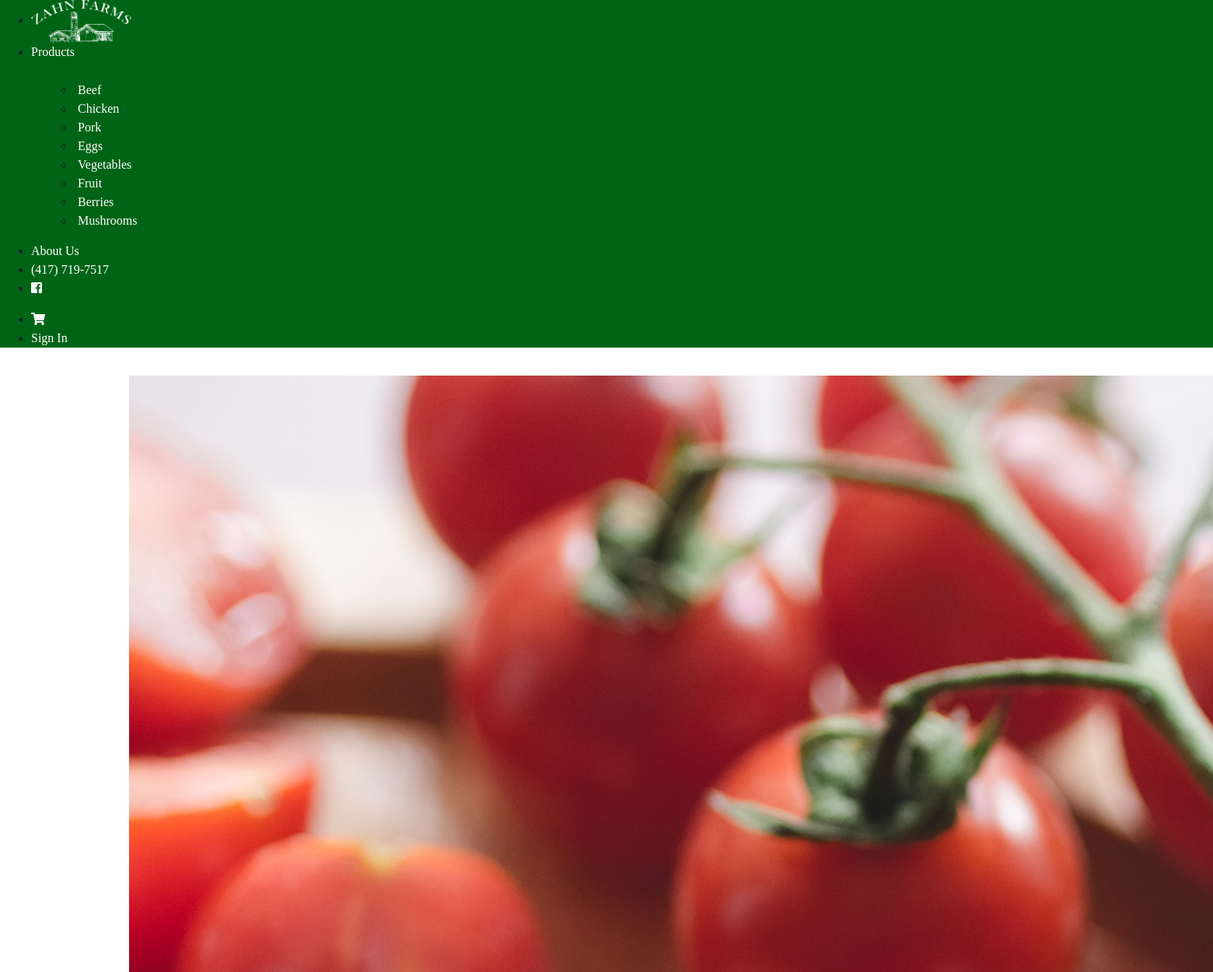
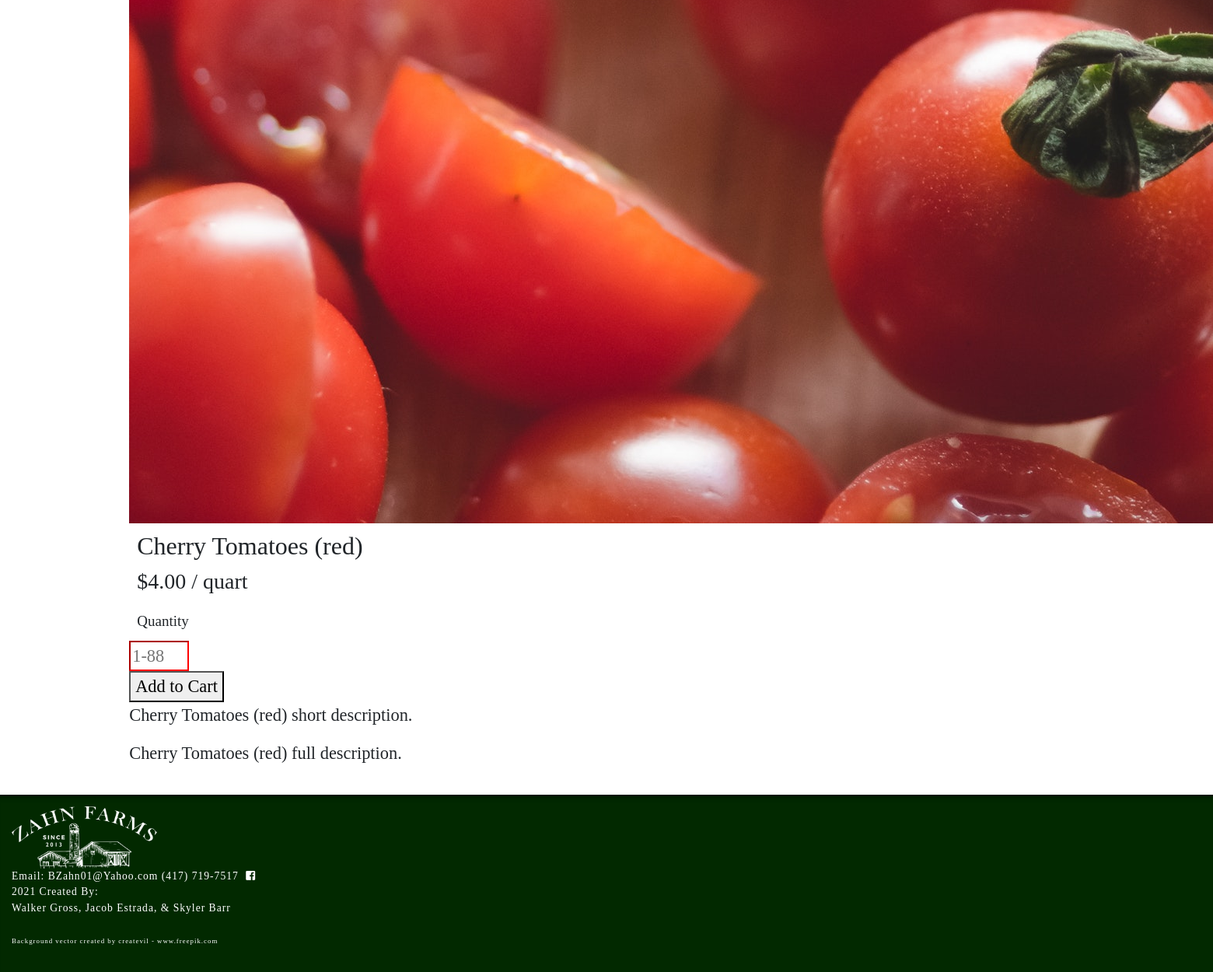
Page /product?catID=46&prodID=18 on the committed database (2 pictures, top to bottom).
### tables this page shows
CREATE TABLE `categories` (
  `catID` int(11) NOT NULL,
  `catName` varchar(25) NOT NULL,
  `image` varchar(255) NOT NULL,
  `taxRate` decimal(4,4) NOT NULL DEFAULT '0.0000',
  `hide` tinyint(1) NOT NULL
);

CREATE TABLE `products` (
  `productID` int(11) NOT NULL,
  `productName` varchar(50) NOT NULL,
  `portionsID` int(11) NOT NULL,
  `price` decimal(10,2) DEFAULT NULL,
  `qty` int(10) DEFAULT NULL,
  `shortDesc` varchar(255) DEFAULT NULL,
  `fullDesc` varchar(255) DEFAULT NULL,
  `catID` int(11) NOT NULL,
  `image` varchar(255) NOT NULL,
  `sizeID` int(11) DEFAULT NULL,
  `outOfSeason` tinyint(1) NOT NULL,
  `hide` tinyint(1) NOT NULL
);

CREATE TABLE `portions` (
  `portionsID` int(11) NOT NULL,
  `portionsName` varchar(25) NOT NULL,
  `portionsDesc` varchar(10) DEFAULT NULL
);

### models/products_db.php (called while the page is built, shortened)
<?php
function getAllCategoriesShow(){
    global $db;
    $sql = "SELECT * FROM categories WHERE hide = 0";
    $qry = $db->query($sql);
    $aryCat = $qry->fetchAll();
    return $aryCat;
}
function prodByID($prodID){
    global $db;
    $sql = "select * from products where productID = $prodID";
    $qry = $db->query($sql);
    $product = $qry->fetch();
    return $product;
}
function portionByID($portionID){
    global $db;
    $sql = "SELECT * FROM `portions` WHERE `portionsID` = $portionID";
    $qry = $db->query($sql);
    $portion = $qry->fetch();
    return $portion;
}

### models/requests.php (called while the page is built, shortened)
<?php
$prodID = filter_input(INPUT_GET, "prodID");
?>

### product/product.php (the view, shortened to what this page needs)
<?php
$prod = prodByID($prodID);
$portion = portionByID($prod['portionsID']);
$sizeAry = null;
$qty = $prod['qty'];
?>
<div class="product-card-full uk-grid-small uk-flex-center uk-text-center" style="width:90%; margin:auto" uk-grid>
  <div class="uk-card uk-card-default uk-width-1-2">
    <img src="../images/<?=$prod['image']?>" alt="<?=$prod['productName']?> Image">
  </div>
  <div class="uk-width-1-2@s">
    <h2>
      <?=$prod['productName']?>
    </h2>
    <h3 id="price" style="<?php echo($prod['sizeID'] != null ? 'display:none;' : '')?><?php echo($prod['outOfSeason'] == 1 ? 'display:none;' : '')?>">
      <?php echo"$" . $prod['price'] . " " . $portion['portionsDesc']?>
    </h3>
    <form class="uk-form-stacked" action="cart.php" method="post">
      <div class="uk-grid-small uk-child-width-1-1@m uk-flex-center uk-text-center" uk-grid>
        <?php
        if ($prod['outOfSeason'] == 0) {
          if($prod['sizeID'] != null){
          ?>
          <div class="uk-card">
            <div class="size-form" uk-form-custom="target: > * > span:first-child">
              <label class="uk-form-label">Size</label>
              <select id="size" name="size" onchange="sizePrice(this)">
                <option selected disabled hidden>Please select...</option>
                <?php
                foreach ($sizeAry as $size){
                ?>
                <option value="<?=$size['sizeName']?>"><?=$size['sizeName']?> $<?=$size['price']?></option>
                <?php
                }
                ?>
              </select>
              <button class="size-button uk-button uk-button-default" type="button" tabindex="-1">
                <span></span>
                <span uk-icon="icon: chevron-down"></span>
              </button>
            </div>
          </div>
            <?php
            if ($qty > 0) { ?>
            <div id="qty-box" style="display:none;" class="uk-card  uk-width-expand">
              <label class="uk-form-label" for="form-stacked-text">Quantity</label>
              <div class="uk-form-controls uk-width-1-3" style="margin:auto">
                <input id="qty-input" class="uk-input uk-text-center" id="form-stacked-text" type="number" placeholder="1-<?=$prod['qty']?>" min="1" max="<?=$prod['qty']?>" name="qty" tabindex="1" step="1" required onchange="checkQty()">
              </div>
              <p id="qty-invalid-alert">Invalid Quantity</p>
            </div>
            <?php
            }
          } else {
            if ($qty > 0) {
            ?>
          <div class="uk-card uk-width-expand">
            <label class="uk-form-label" for="form-stacked-text">Quantity</label>
            <div class="uk-form-controls uk-width-1-3" style="margin:auto">
              <input id="qty-input" class="uk-input uk-text-center" id="form-stacked-text" type="number" placeholder="1-<?=$prod['qty']?>" min="1" max="<?=$prod['qty']?>" name="qty" tabindex="1" step="1" required onchange="checkQty()">
            </div>
          </div>
            <?php
            }
          }
            ?>
        <?php
        }
        if ($qty == 0) {
        ?>
        <div class="uk-card">
          <button id="submit add-to-cart-btn" class="uk-button uk-button-default" tabindex="-1" disabled>Out of Stock</button>
        </div>
        <?php
        } else {
        ?>
          <div class="uk-card">
            <button id="submit add-to-cart-btn" class="uk-button uk-button-default" type="submit" tabindex="2">Add to Cart</button>
          </div>
        <?php
        }
        ?>
      </div>
    </form>
    <div class="uk-card uk-card-default uk-card-body uk-width-expand product-desc-short">
    <p><?=$prod['shortDesc']?></p>
  </div>
  </div>
  <div class="uk-card uk-card-default uk-card-body uk-width-expand product-desc-full">
    <p><?=$prod['fullDesc']?></p>
  </div>
</div>

### views/navbar.php (shortened to what this page needs)
<div class="no-print" uk-sticky="sel-target: .uk-navbar-container; cls-active: uk-navbar-sticky">
    <nav class="nav-bar uk-navbar-container" uk-navbar>
        <div class="uk-navbar-left">
            <ul class="uk-navbar-nav">
                <li>
                    <a class="uk-logo" style="min-width:177px;" href="../product/">
                        <img style="" src="../images/Logo.png" alt="Zahn Farms Logo">
                    </a>
                </li>
                <li>
                    <a href="../product/">Products</a>
                    <div class="uk-navbar-dropdown" delay-hide="250">
                        <ul class="uk-nav uk-navbar-dropdown-nav">
                            <?php
                            $aryCat = getAllCategoriesShow();
                            foreach($aryCat as $cat){
                            ?>
                            <li><a href="../product?catID=<?=$cat['catID']?>"><?=$cat['catName']?></a></li>
                            <?php
                            }
                            ?>
                        </ul>
                    </div>
                </li>
                <li><a href="../aboutUs/aboutUs.php">About Us</a></li>
                <li><a href="tel:417-719-7517" class="navContact">(417) 719-7517</a></li>
                <li><a href="https://www.facebook.com/ZahnFarms/" target="_blank"><i
                            class="fab fa-facebook-square"></i></a></li>
            </ul>
        </div>
        <div class="uk-navbar-right">
            <ul class="uk-navbar-nav">
                <li><a href="../product/cart.php"><i class="fas fa-shopping-cart"></i></a></li>
                <li><a href="../admin/">Sign In</a></li>
            </ul>
        </div>
    </nav>
</div>

### views/styles.css (style rules this page uses)
:root { --primary-green: #006416; --secondary-green: #18890B; --dark-green: #022900; }
html, body { background-image: url("../images/barnWood.jpg"); background-size: cover; padding:0px; font-family: "Caveat Brush", cursive; }
body { display: flex; flex-direction: column; min-height: 100vh; }
.uk-navbar-container { background-color: var(--primary-green) !important; }
.uk-navbar-nav>li>a { font-family: 'Libre Baskerville', serif; font-weight: 500; font-size: 1em; }
.uk-navbar-dropdown { background-color: var(--primary-green); font-family: 'Libre Baskerville', cursive; padding: 15px; margin-top:10px; }
.uk-navbar-dropdown-nav>li>a { padding-left:5px; }
nav a, nav a:hover { color: white !important; text-decoration: none; }
nav img { height:55px; width: 129px; }
.uk-card { font-family: 'Caveat Brush', cursive; font-size: 1.4em; background-color: rgba(1,1,1,0); box-shadow: none; }
.product-card-full :is(h2, h3, label) { font-family: 'Caveat Brush', cursive; margin:10px; }
.product-card-full label { font-size: .85em; }
input:invalid { border-color: red; }
.no-print { display: block; }

### rows in the picture
categories: catName "Beef"
categories: catName "Chicken"
categories: catName "Pork"
categories: catName "Eggs"
categories: catName "Vegetables"
categories: catName "Fruit"
categories: catName "Berries"
categories: catName "Mushrooms"
products: image (picture), productName "Cherry Tomatoes (red)", price "4.00", qty "1-88", shortDesc "Cherry Tomatoes (red) short description.", fullDesc "Cherry Tomatoes (red) full description."
portions: portionsDesc "/ quart"
